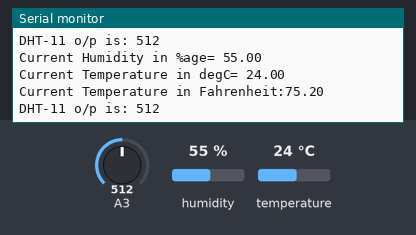
Bench run of a sketch on a simulated Arduino Uno, built with avr-gcc and run on an emulated ATmega328P. Parts: the last lines printed to the serial monitor. The inputs (shaded band) are chosen by the test bench; at power-on: A3 = 512, humidity 55 %, temperature 24 °C.

Above: at 19.9 s.
20.0 s: A3 set to 992
At 21.4 s:
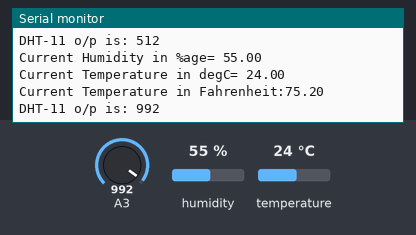
30.9 s: A3 set to 1014
At 32.1 s:
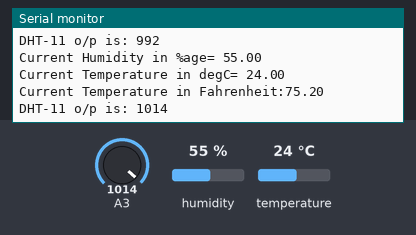
Timing chart, 0 to 33.9 s (numbered marks = the images above; inputs shaded):
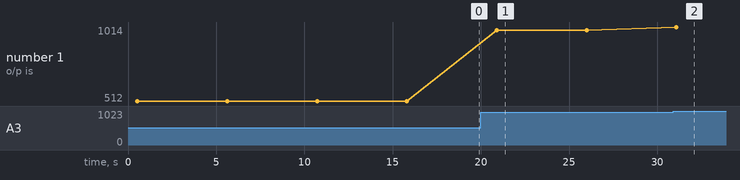

The sketch:

DHT-11.ino
```cpp
#include <dht.h>
#define dht_apin 3
dht DHT;
int temp;
void setup() {
  // put your setup code here, to run once:
Serial.begin(9600);

Serial.println("DHT-11 is turned ON:");
delay(400);
}

void loop()
{
// put your main code here, to run repeatedly:
DHT.read11(dht_apin);
Serial.print("Current Humidity in %age= ");
Serial.println(DHT.humidity);
Serial.print("Current Temperature in degC= ");
Serial.println(DHT.temperature);
Serial.print("Current Temperature in Fahrenheit:");
Serial.println(((9*DHT.temperature)/5) +32);
temp=analogRead(3);
Serial.print("DHT-11 o/p is: ");
Serial.println(temp);
delay(5000);
}
```

Measured:
- after the input at 20.0 s, the serial monitor: prints a new line after 0.90 s (image 1)
- after the input at 30.9 s, the serial monitor: prints a new line after 0.18 s (image 2)
- plotted number 1: 512 → 992 after the input at 20.0 s, 992 → 1014 after the input at 30.9 s
